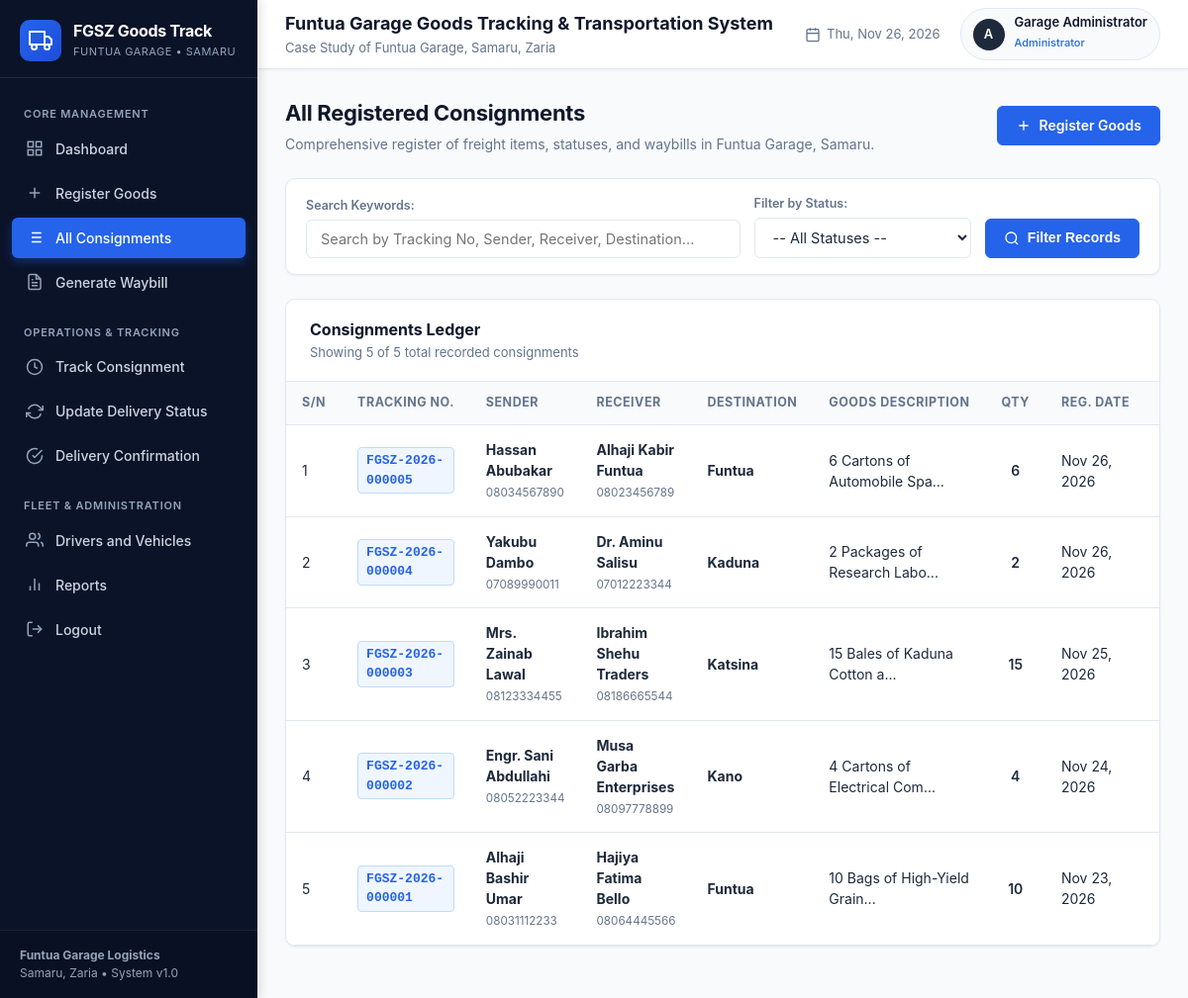
The page /consignments/list.php (signed in) on the database its author committed.
### tables this page shows
CREATE TABLE `consignments` (
  `consignment_id` INT NOT NULL AUTO_INCREMENT,
  `tracking_number` VARCHAR(50) NOT NULL UNIQUE,
  `sender_name` VARCHAR(100) NOT NULL,
  `sender_contact` VARCHAR(30) NOT NULL,
  `sender_address` VARCHAR(255) NULL,
  `recipient_name` VARCHAR(100) NOT NULL,
  `recipient_contact` VARCHAR(30) NOT NULL,
  `recipient_address` VARCHAR(255) NULL,
  `goods_description` TEXT NOT NULL,
  `quantity` INT NOT NULL DEFAULT 1,
  `goods_category` VARCHAR(100) NULL,
  `special_instructions` TEXT NULL,
  `destination` VARCHAR(150) NOT NULL,
  `dispatch_date` DATE NULL,
  `driver_id` INT NULL,
  `vehicle_id` INT NULL,
  `current_status` VARCHAR(30) NOT NULL DEFAULT 'Registered',
  `registered_by` INT NOT NULL,
  `created_at` DATETIME NOT NULL DEFAULT CURRENT_TIMESTAMP,
  PRIMARY KEY (`consignment_id`),
  INDEX `idx_tracking` (`tracking_number`),
  INDEX `idx_status` (`current_status`),
  INDEX `idx_destination` (`destination`),
  INDEX `idx_created_at` (`created_at`),
  CONSTRAINT `fk_consignment_driver` FOREIGN KEY (`driver_id`) REFERENCES `drivers` (`driver_id`) ON DELETE SET NULL ON UPDATE CASCADE,
  CONSTRAINT `fk_consignment_vehicle` FOREIGN KEY (`vehicle_id`) REFERENCES `vehicles` (`vehicle_id`) ON DELETE SET NULL ON UPDATE CASCADE,
  CONSTRAINT `fk_consignment_user` FOREIGN KEY (`registered_by`) REFERENCES `users` (`user_id`) ON DELETE CASCADE ON UPDATE CASCADE
);

### includes/functions.php (called while the page is built, shortened)
<?php
function format_date($date) {
    return date('M d, Y', strtotime($date));
}

### consignments/list.php (the view, shortened to what this page needs)
<?php
require_once __DIR__ . '/../includes/auth.php';
$search = trim($_GET['search'] ?? '');
$page = max(1, (int)($_GET['page'] ?? 1));
$per_page = 10;
$offset = ($page - 1) * $per_page;
$where_clauses = [];
$params = [];
$where_sql = !empty($where_clauses) ? 'WHERE ' . implode(' AND ', $where_clauses) : '';
$count_query = "
    SELECT COUNT(*)
    FROM consignments c
    LEFT JOIN waybills w ON c.consignment_id = w.consignment_id
    {$where_sql}
";
$count_stmt = $pdo->prepare($count_query);
$count_stmt->execute($params);
$total_rows = (int)$count_stmt->fetchColumn();
$data_query = "
    SELECT c.*, w.waybill_number,
           d.full_name AS driver_name,
           v.registration_number AS vehicle_reg
    FROM consignments c
    LEFT JOIN waybills w ON c.consignment_id = w.consignment_id
    LEFT JOIN drivers d ON c.driver_id = d.driver_id
    LEFT JOIN vehicles v ON c.vehicle_id = v.vehicle_id
    {$where_sql}
    ORDER BY c.consignment_id DESC
    LIMIT {$per_page} OFFSET {$offset}
";
$stmt = $pdo->prepare($data_query);
$stmt->execute($params);
$consignments = $stmt->fetchAll();
require_once __DIR__ . '/../includes/header.php';
require_once __DIR__ . '/../includes/sidebar.php';
?>
<div class="page-header">
  <div class="page-header-title">
    <h1>All Registered Consignments</h1>
    <p>Comprehensive register of freight items, statuses, and waybills in Funtua Garage, Samaru.</p>
  </div>
  <div class="page-header-actions">
    <a href="<?php echo BASE_URL; ?>consignments/register.php" class="btn btn-primary">
      <svg viewBox="0 0 24 24" fill="none" stroke="currentColor" stroke-width="2"><path d="M12 5v14M5 12h14"></path></svg>
      Register Goods
    </a>
  </div>
</div>
<div class="filter-card">
  <form method="GET" action="<?php echo BASE_URL; ?>consignments/list.php" class="filter-form">
    <div class="filter-group" style="flex: 2;">
      <label for="search">Search Keywords:</label>
      <input type="text" id="search" name="search" class="form-control" placeholder="Search by Tracking No, Sender, Receiver, Destination..." value="<?php echo htmlspecialchars($search); ?>">
    </div>
    <div class="filter-group">
      <label for="status">Filter by Status:</label>
      <select id="status" name="status" class="form-control">
        <option value="">-- All Statuses --</option>
      </select>
    </div>
    <div>
      <button type="submit" class="btn btn-primary">
        <svg viewBox="0 0 24 24" fill="none" stroke="currentColor" stroke-width="2"><circle cx="11" cy="11" r="8"></circle><line x1="21" y1="21" x2="16.65" y2="16.65"></line></svg>
        Filter Records
      </button>
    </div>
  </form>
</div>
<div class="card">
  <div class="card-header">
    <div>
      <h2>Consignments Ledger</h2>
      <span class="card-subtitle">Showing <?php echo count($consignments); ?> of <?php echo $total_rows; ?> total recorded consignments</span>
    </div>
  </div>
  <div class="table-responsive">
    <table class="data-table">
      <thead>
        <tr>
          <th>S/N</th>
          <th>Tracking No.</th>
          <th>Sender</th>
          <th>Receiver</th>
          <th>Destination</th>
          <th>Goods Description</th>
          <th style="text-align: center;">Qty</th>
          <th>Reg. Date</th>
          <th>Current Status</th>
        </tr>
      </thead>
      <tbody>
        <?php if (empty($consignments)): ?>
          <tr>
            <td colspan="10" style="text-align: center; color: var(--text-muted); padding: 35px;">
              No consignment records match your search or filter criteria.
            </td>
          </tr>
        <?php else: ?>
          <?php
          $serial = $offset + 1;
          foreach ($consignments as $row):
          ?>
          <tr>
            <td><?php echo $serial++; ?></td>
            <td>
              <a href="<?php echo BASE_URL; ?>consignments/view.php?id=<?php echo $row['consignment_id']; ?>" class="tracking-code">
                <?php echo htmlspecialchars($row['tracking_number']); ?>
              </a>
            </td>
            <td>
              <strong><?php echo htmlspecialchars($row['sender_name']); ?></strong><br>
              <small style="color: var(--text-muted);"><?php echo htmlspecialchars($row['sender_contact']); ?></small>
            </td>
            <td>
              <strong><?php echo htmlspecialchars($row['recipient_name']); ?></strong><br>
              <small style="color: var(--text-muted);"><?php echo htmlspecialchars($row['recipient_contact']); ?></small>
            </td>
            <td><strong><?php echo htmlspecialchars($row['destination']); ?></strong></td>
            <td>
              <?php echo htmlspecialchars(mb_strimwidth($row['goods_description'], 0, 30, '...')); ?>
            </td>
            <td style="text-align: center; font-weight: 600;"><?php echo (int)$row['quantity']; ?></td>
            <td><?php echo format_date($row['created_at']); ?></td>
            <td><?php echo get_status_badge($row['current_status']); ?></td>
          </tr>
          <?php endforeach; ?>
        <?php endif; ?>
      </tbody>
    </table>
  </div>
</div>
<?php require_once __DIR__ . '/../includes/footer.php'; ?>

### assets/css/style.css (style rules this page uses)
:root { --primary-navy: #0f172a; --secondary-navy: #1e293b; --sidebar-navy: #0b1329; --accent-blue: #2563eb; --accent-blue-hover: #1d4ed8; --accent-light: #eff6ff; --bg-page: #f8fafc; --bg-card: #ffffff; --border-color: #e2e8f0; --border-light: #f1f5f9; --text-main: #1e293b; --text-muted: #64748b; --text-light: #94a3b8; --success-color: #10b981; --warning-color: #f59e0b; --danger-color: #ef4444; --info-color: #0284c7; --radius-sm: 6px; --radius-md: 10px; --radius-lg: 14px; --shadow-sm: 0 1px 3px rgba(0, 0, 0, 0.05); --shadow-md: 0 4px 6px -1px rgba(15, 23, 42, 0.08), 0 2px 4px -2px rgba(15, 23, 42, 0.05); --shadow-lg: 0 10px 15px -3px rgba(15, 23, 42, 0.1), 0 4px 6px -4px rgba(15, 23, 42, 0.05); --sidebar-width: 260px; --header-height: 70px; }
* { box-sizing: border-box; margin: 0; padding: 0; }
body { font-family: -apple-system, BlinkMacSystemFont, "Segoe UI", Roboto, "Helvetica Neue", Arial, sans-serif; background-color: var(--bg-page); color: var(--text-main); line-height: 1.5; font-size: 15px; -webkit-font-smoothing: antialiased; }
a { color: var(--accent-blue); text-decoration: none; transition: color 0.2s ease; }
.page-header { display: flex; align-items: center; justify-content: space-between; margin-bottom: 24px; flex-wrap: wrap; gap: 16px; }
.page-header-title h1 { font-size: 22px; font-weight: 700; color: var(--primary-navy); letter-spacing: -0.3px; }
.page-header-title p { font-size: 14px; color: var(--text-muted); margin-top: 4px; }
.page-header-actions { display: flex; gap: 12px; flex-wrap: wrap; }
.card { background-color: var(--bg-card); border: 1px solid var(--border-color); border-radius: var(--radius-md); box-shadow: var(--shadow-sm); margin-bottom: 24px; overflow: hidden; }
.card-header { padding: 18px 24px; border-bottom: 1px solid var(--border-color); display: flex; align-items: center; justify-content: space-between; background-color: #fff; }
.card-header h2, .card-header h3 { font-size: 16px; font-weight: 700; color: var(--primary-navy); }
.card-header .card-subtitle { font-size: 13px; color: var(--text-muted); font-weight: normal; }
.btn { display: inline-flex; align-items: center; justify-content: center; gap: 8px; padding: 9px 18px; font-size: 14px; font-weight: 600; border-radius: var(--radius-sm); border: 1px solid transparent; cursor: pointer; transition: all 0.2s ease; line-height: 1.4; text-decoration: none; }
.btn svg { width: 16px; height: 16px; }
.btn-primary { background-color: var(--accent-blue); color: #fff; border-color: var(--accent-blue); }
.table-responsive { width: 100%; overflow-x: auto; }
.data-table { width: 100%; border-collapse: collapse; text-align: left; }
.data-table th { background-color: #f8fafc; padding: 12px 16px; font-size: 12.5px; font-weight: 700; color: var(--text-muted); text-transform: uppercase; letter-spacing: 0.5px; border-bottom: 1px solid var(--border-color); white-space: nowrap; }
.data-table td { padding: 14px 16px; font-size: 14px; border-bottom: 1px solid var(--border-color); color: var(--text-main); vertical-align: middle; }
.tracking-code { font-family: ui-monospace, SFMono-Regular, Menlo, Monaco, Consolas, monospace; font-size: 13px; font-weight: 700; color: var(--accent-blue); background-color: #eff6ff; padding: 3px 8px; border-radius: 4px; border: 1px solid #bfdbfe; display: inline-block; }
.form-control { width: 100%; padding: 10px 14px; font-size: 14.5px; border: 1px solid var(--border-color); border-radius: var(--radius-sm); background-color: #fff; color: var(--text-main); transition: border-color 0.2s ease, box-shadow 0.2s ease; outline: none; font-family: inherit; }
.filter-card { background-color: #fff; border: 1px solid var(--border-color); border-radius: var(--radius-md); padding: 16px 20px; margin-bottom: 24px; box-shadow: var(--shadow-sm); }
.filter-form { display: flex; gap: 14px; align-items: flex-end; flex-wrap: wrap; }
.filter-group { flex: 1; min-width: 160px; }
.filter-group label { display: block; font-size: 12.5px; font-weight: 600; color: var(--text-muted); margin-bottom: 4px; }

### rows shown on the page
consignments: tracking_number "FGSZ-2026-000005", sender_name "Hassan Abubakar", sender_contact "08034567890", recipient_name "Alhaji Kabir Funtua", recipient_contact "08023456789", destination "Funtua", goods_description "6 Cartons of Automobile Spa...", quantity "6", created_at "Nov 26, 2026"
consignments: tracking_number "FGSZ-2026-000004", sender_name "Yakubu Dambo", sender_contact "07089990011", recipient_name "Dr. Aminu Salisu", recipient_contact "07012223344", destination "Kaduna", goods_description "2 Packages of Research Labo...", quantity "2", created_at "Nov 26, 2026"
consignments: tracking_number "FGSZ-2026-000003", sender_name "Mrs. Zainab Lawal", sender_contact "08123334455", recipient_name "Ibrahim Shehu Traders", recipient_contact "08186665544", destination "Katsina", goods_description "15 Bales of Kaduna Cotton a...", quantity "15", created_at "Nov 25, 2026"
consignments: tracking_number "FGSZ-2026-000002", sender_name "Engr. Sani Abdullahi", sender_contact "08052223344", recipient_name "Musa Garba Enterprises", recipient_contact "08097778899", destination "Kano", goods_description "4 Cartons of Electrical Com...", quantity "4", created_at "Nov 24, 2026"
consignments: tracking_number "FGSZ-2026-000001", sender_name "Alhaji Bashir Umar", sender_contact "08031112233", recipient_name "Hajiya Fatima Bello", recipient_contact "08064445566", destination "Funtua", goods_description "10 Bags of High-Yield Grain...", quantity "10", created_at "Nov 23, 2026"

### other values the page prints
substr($currentUser['username'], 0, 1) "A"
$currentUser['full_name'] "Garage Administrator"
$currentUser['role'] "Administrator"
count($consignments) "5"
$total_rows "5"
